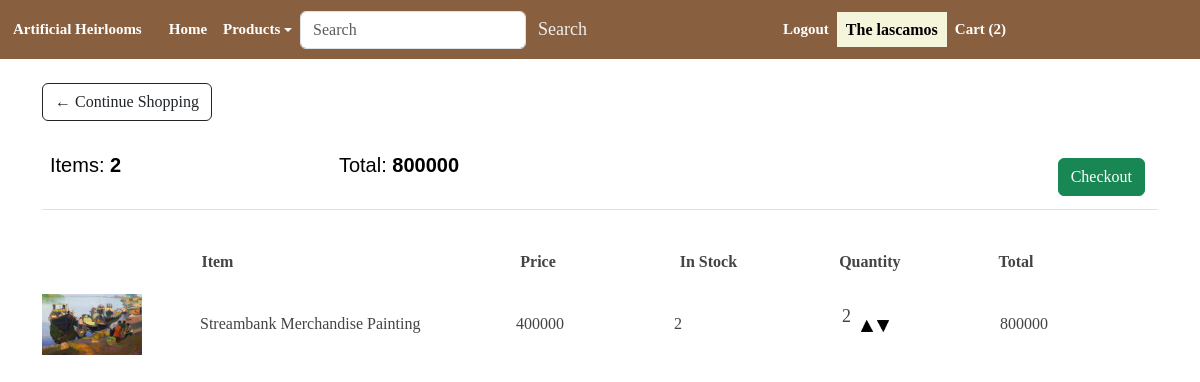
/cart/ (signed in), run on an earlier commit of the app's database.
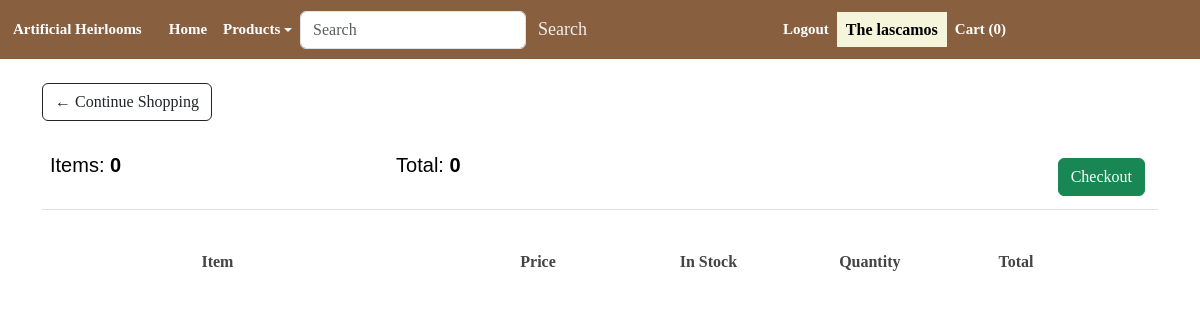
And on a later commit of the database.
### shop/models.py (models this page shows, shortened)
class Order(models.Model):
    customer = models.ForeignKey(User, on_delete=models.SET_NULL, null=True, blank=True)
    date_ordered = models.DateTimeField(auto_now_add=True)
    complete = models.BooleanField(default=False, null=True, blank=True)
    transaction_id = models.CharField(max_length=200, null=True)
    @property
    def get_cart_total(self):
        orderitems = self.orderitem_set.all()
        total = sum([item.get_total for item in orderitems])
        return total
    @property
    def get_cart_items(self):
        orderitems = self.orderitem_set.all()
        total = sum([item.quantity for item in orderitems])
        return total

class OrderItem(models.Model):
    product = models.ForeignKey(Product, on_delete=models.SET_NULL, null=True, blank=True)
    order = models.ForeignKey(Order, on_delete=models.SET_NULL, null=True, blank=True)
    quantity = models.IntegerField(default=0, null=True, blank=True)
    date_added = models.DateTimeField(auto_now_add=True)
    @property
    def get_total(self):
        total = self.product.price * self.quantity
        return total

class Product(models.Model):
    name = models.CharField(max_length=200, null=False)
    image = models.ImageField(upload_to='item_images/', null=True, blank=True)
    description = models.TextField(blank=True)
    price = models.DecimalField(max_digits=10, decimal_places=0)
    stock = models.PositiveIntegerField(default=0)
    category = models.ForeignKey('Category', on_delete=models.CASCADE, null=True, blank=True)
    @property
    def imageURL(self):
        try:
            url = self.image.url
        except:
            url = ''
        return url

### shop/views.py (the view)
# urls.py: path('cart/', views.cart, name = 'cart'),
def cart(request):
    if request.user.is_authenticated:
        customer = request.user
        order, created = Order.objects.get_or_create(customer=customer, complete=False)
        items = order.orderitem_set.all()
    else:
        items = []
        order = {'get_cart_total':0, 'get_cart_items':0}
    context = {
        'items': items,
        'order': order,
    }
    return render(request, 'cart.html', context)

### shop/templates/cart.html (shortened to what this page needs)
{% extends 'master.html' %}
{% load static %}
{% block content %}
	<div class="row">
		<div class="col-lg-12">
			<div class="box-element">
        		<a  class="btn btn-outline-dark" href="{% url 'products' %}">&#x2190; Continue Shopping</a>
				<br>
				<br>
				<table class="table">
					<tr>
						<th><h5>Items:<strong> {{ order.get_cart_items }} </strong></h5></th>
						<th><h5>Total:<strong> {{ order.get_cart_total }} </strong></h5></th>
						<th>
							<a  style="float:right; margin:5px;" class="btn btn-success" href="{% url 'checkout' %}">Checkout</a>
						</th>
					</tr>
				</table>
			</div>
			<br>
			<div class="box-element">
				<div class="cart-row">
				<div style="flex:2"><strong>Item</strong></div>
				<div style="flex:1"><strong>Price</strong></div>
				<div style="flex:1"><strong>In Stock</strong></div>
				<div style="flex:1"><strong>Quantity</strong></div>
				<div style="flex:1"><strong>Total</strong></div>
				</div>
				{% for item in items %}
				<div class="cart-row">
					<div style="flex:1"><img class="row-image" src="{{ item.product.imageURL }}"></div>
					<div style="flex:2">{{ item.product.name }}</div>
					<div style="flex:1">{{ item.product.price }}</div>
					<div style="flex:1">{{ item.product.stock }}</div>
					<div style="flex:1" class="quantity-container">
						<p class="quantity">{{ item.quantity }}</p>
						<div class="quantity-controls">
							<img data-product={{item.product.id}} data-action="add" data-stock="{{ item.product.stock }}"
							data-quantity="{{ item.quantity }}" class="chg-quantity update-cart"
							src="{% static  'images/arrow_up_btn.png' %}">
							<img data-product={{item.product.id}} data-action="remove" data-stock="{{ item.product.stock }}"
							data-quantity="{{ item.quantity }}" class="chg-quantity update-cart"
							src="{% static  'images/arrow_down_btn.png' %}">
						</div>
					</div>
					<div style="flex:1">{{ item.get_total }}</div>
				</div>
				{% endfor %}
			</div>
		</div>
	</div>
{% endblock content %}

### shop/templates/master.html (shortened to what this page needs)
<!DOCTYPE html>
{% load static %}
<html>
<head>
    {% load bootstrap5 %}
    {% bootstrap_css %}
    <link rel="stylesheet" type = 'text/css'  href="{% static 'css/custom.css' %}">
</head>
<body>
    <nav class="navbar navbar-expand-lg">
        <a class="navbar-brand" href="/">Artificial Heirlooms</a>
        <div class="collapse navbar-collapse" id="navbarSupportedContent">
          <ul class="navbar-nav mr-auto">
            <li class="nav-item active">
              <a class="nav-link" href="/">Home</span></a>
            </li>
            <li class="nav-item dropdown">
              <a class="nav-link dropdown-toggle" href="#" id="navbarDropdown" role="button" data-bs-toggle="dropdown" aria-expanded="false">
                  Products
              </a>
          </li>
          </ul>
          <form class="form-inline my-2 my-lg-0" style="display: flex; align-items: center;" action="{% url 'search_products' %}" method="GET">
            <input class="form-control mr-sm-2" type="search" placeholder="Search" aria-label="Search" name="q" value="{{ query }}">
            <button class="btn btn-outline-success" type="submit">Search</button>
        </form>
        </div>
        <div class="collapse navbar-collapse" id="navbarNav">
          <ul class="navbar-nav ml-auto">
            {% if user.is_authenticated %}
            <li class="nav-item">
              <a class="nav-link" href="{% url 'logout' %}">Logout</a>
            </li>
            <li class="nav-item">
              <span class="mr-2 navbar-username"> The {{ user.username }} </span>
            </li>
              <a class="nav-link" href="/cart/">Cart ({{ order.get_cart_items }})</a>
            {% endif %}
          </ul>
      </div>
    </nav>
<div class="container">
    <br>
    {% block content %}{% endblock %}
</div>
</body>
</html>

What changed in the data, as far as the page shows it:
no longer on this page (row edited): Order: get_cart_items "2", get_cart_total "800000"
no longer on this page (row unchanged): OrderItem: product.imageURL (picture), product.name "Streambank Merchandise Painting", product.price "400000", product.stock "2", quantity "2", get_total "800000"
added Order: get_cart_items "0", get_cart_total "0"
